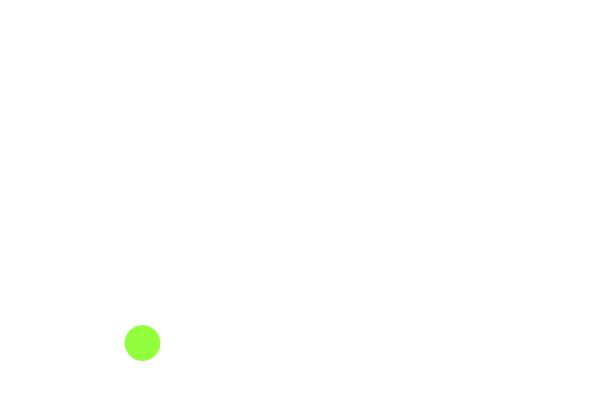
Frame 1 (no input)
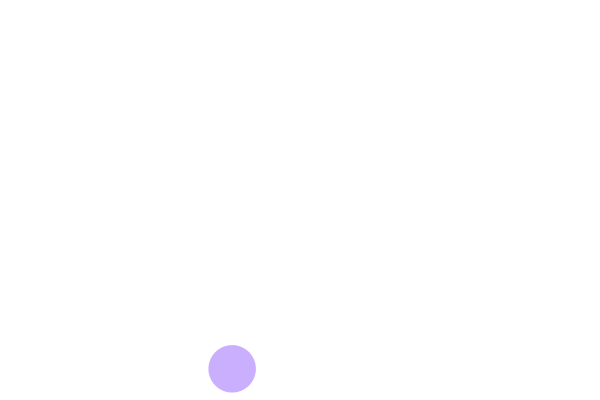
Frame 60 (the mouse pressed at the canvas centre just before this capture)
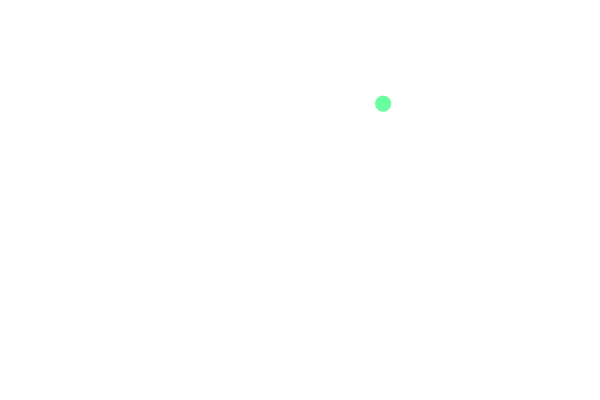
Frame 120 (the mouse held since frame 60 and released just before this capture)

The Processing sketch that drew these frames (run headless with seeded random() and noise(); from frame 60 on, the mouse is pressed at the canvas centre):

// Processing sketch: motion_02_draw_bkgd
// ── motion_02_draw_bkgd.pde
void setup() {
  size(600, 400);
  background(255);
  noStroke();
  frameRate(5);
  colorMode(HSB, 360, 100, 100, 100);
}

void draw() {
  background(360);
  float randomsize = random(10, 50);
  fill(random(0, 360), 80, 100, random(100));
  ellipse(random(0, width), random(0, height), randomsize, randomsize);
}
